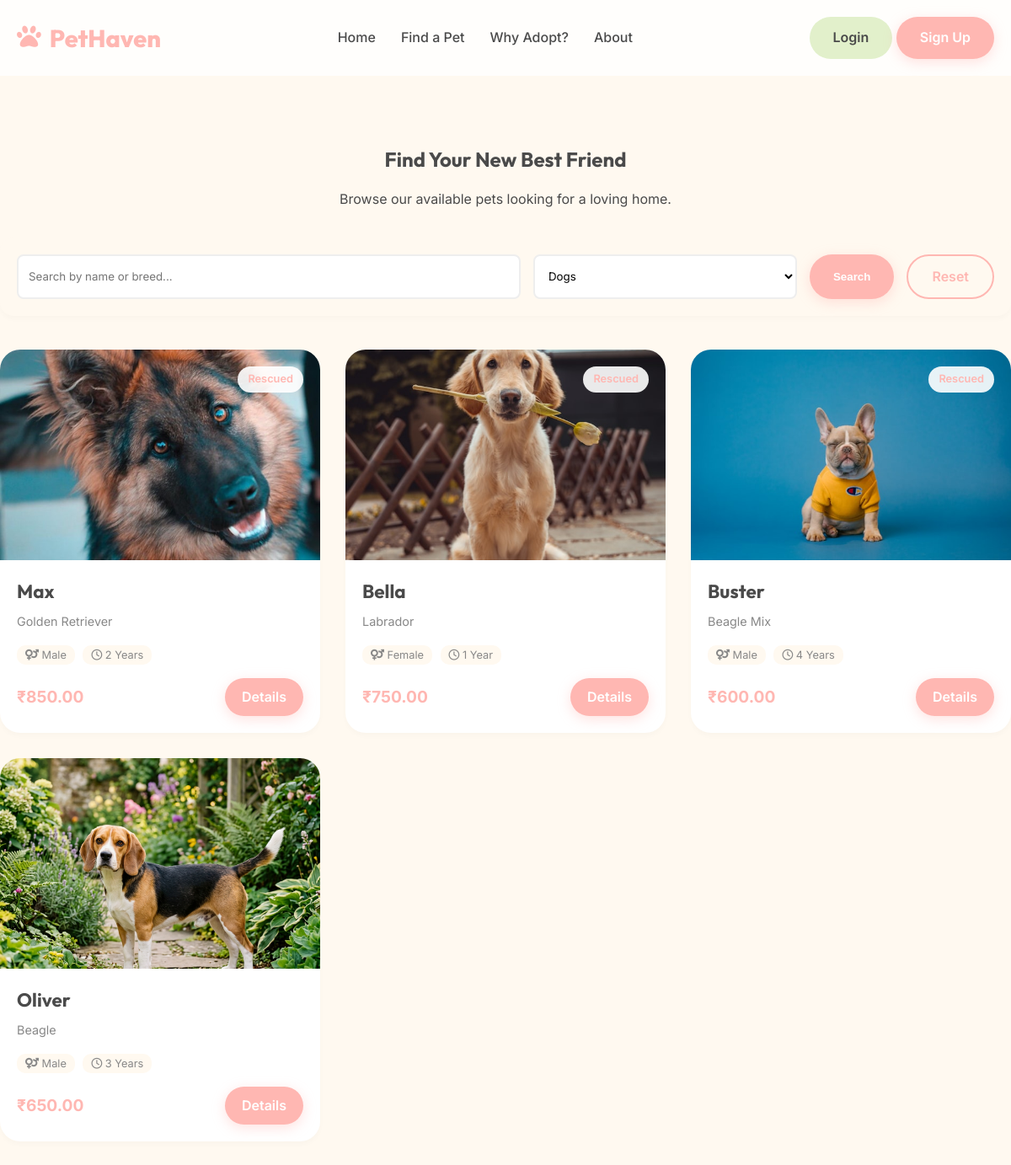
The page /index.php?section=find-pet&category=Dogs on the database its author committed.
### tables this page shows
CREATE TABLE IF NOT EXISTS pets (
    name VARCHAR(100) PRIMARY KEY,
    category_name VARCHAR(50),
    breed VARCHAR(100),
    age VARCHAR(20),
    gender ENUM('Male', 'Female'),
    color VARCHAR(50),
    price DECIMAL(10, 2) DEFAULT 0.00,
    description TEXT,
    behavior TEXT,
    care_pattern TEXT,
    is_rescued BOOLEAN DEFAULT FALSE,
    image VARCHAR(255),
    status ENUM('available', 'adopted') DEFAULT 'available',
    created_at TIMESTAMP DEFAULT CURRENT_TIMESTAMP,
    FOREIGN KEY (category_name) REFERENCES categories(name)
);

### index.php (the view, shortened to what this page needs)
<?php
require_once 'includes/db.php';
require_once 'includes/header.php';
$section = isset($_GET['section']) ? $_GET['section'] : 'home';
if ($section === 'home'): ?>
    <header class="hero">
        <div class="container hero-grid">
            <div class="hero-content">
                <h1>Find a loving home, <br> <span style="color: var(--color-primary);">Adopt a loving soul.</span></h1>
                <p>Join our mission to provide every pet with the love and care they deserve. Your new best friend is just a click away.</p>
                <div style="display: flex; gap: 15px;">
                    <a href="index.php?section=find-pet" class="btn btn-primary">Find a Pet</a>
                    <a href="index.php?section=why-adopt" class="btn btn-outline">Why Adopt?</a>
                </div>
            </div>
            <div class="hero-image">
                <img src="assets/images/pet_max.jpg" alt="Happy Dog" style="width: 100%; height: 400px; object-fit: cover; border-radius: var(--radius-lg); box-shadow: var(--shadow-lg);">
            </div>
        </div>
    </header>
    <section class="section-padding container" id="categories">
        <div class="text-center mb-4">
            <h2 class="mb-2">Find Your Perfect Companion</h2>
            <p>Select a pet type to see who's available.</p>
        </div>
        <div class="categories-grid">
            <?php
            $cats = $pdo->query("SELECT * FROM categories")->fetchAll();
            foreach($cats as $cat):
                $iconClass = 'fa-paw';
                if(strtolower($cat['name']) == 'dogs') $iconClass = 'fa-dog';
                if(strtolower($cat['name']) == 'cats') $iconClass = 'fa-cat';
                if(strtolower($cat['name']) == 'birds') $iconClass = 'fa-dove';
                if(strtolower($cat['name']) == 'rabbits') $iconClass = 'fa-carrot';
            ?>
                <a href="index.php?section=find-pet&category=<?php echo urlencode($cat['name']); ?>" style="text-decoration: none; color: inherit;">
                    <div class="category-card">
                        <i class="fa-solid <?php echo $iconClass; ?> category-icon" style="color: var(--color-primary);"></i>
                        <h3><?php echo htmlspecialchars($cat['name']); ?></h3>
                    </div>
                </a>
            <?php endforeach; ?>
        </div>
    </section>
    <section class="section-padding" style="background: white;">
        <div class="container hero-grid" style="grid-template-columns: 1fr 1.2fr;">
            <div style="background: var(--color-warm-bg); padding: 40px; border-radius: var(--radius-lg);">
                <h2 class="mb-2">Why Choose PetHaven?</h2>
                <p class="mb-4">We are more than just a shelter; we are a community dedicated to animal welfare.</p>
                <div style="display: grid; gap: 20px;">
                    <div style="display: flex; gap: 15px; align-items: flex-start;">
                        <i class="fa-solid fa-heart-pulse fa-2x" style="color: var(--color-primary);"></i>
                        <div>
                            <h4>Health Guaranteed</h4>
                            <p style="font-size: 0.9rem; color: var(--color-text-light);">All our pets undergo thorough health checks and vaccinations before adoption.</p>
                        </div>
                    </div>
                    <div style="display: flex; gap: 15px; align-items: flex-start;">
                        <i class="fa-solid fa-hand-holding-heart fa-2x" style="color: var(--color-primary);"></i>
                        <div>
                            <h4>Support Team</h4>
                            <p style="font-size: 0.9rem; color: var(--color-text-light);">We provide 24/7 post-adoption support to help you and your pet settle in.</p>
                        </div>
                    </div>
                    <div style="display: flex; gap: 15px; align-items: flex-start;">
                        <i class="fa-solid fa-shield-cat fa-2x" style="color: var(--color-primary);"></i>
                        <div>
                            <h4>Safe Process</h4>
                            <p style="font-size: 0.9rem; color: var(--color-text-light);">Our adoption legalities are transparent and designed for the pet's safety.</p>
                        </div>
                    </div>
                </div>
            </div>
            <div style="padding-left: 40px;">
                <img src="assets/images/cat_cats.jpg" style="width: 100%; border-radius: var(--radius-lg); box-shadow: var(--shadow-soft);">
            </div>
        </div>
    </section>
<?php
elseif ($section === 'find-pet'): ?>
    <section class="section-padding container">
        <div class="text-center mb-4">
            <h2 class="mb-2">Find Your New Best Friend</h2>
            <p>Browse our available pets looking for a loving home.</p>
        </div>
        <?php
        $where = "p.status = 'available'";
        $params = [];
        if(isset($_GET['category']) && !empty($_GET['category'])) {
            $where .= " AND p.category_name = ?";
            $params[] = $_GET['category'];
        }
        $sql = "SELECT p.*, c.name as category_name FROM pets p LEFT JOIN categories c ON p.category_name = c.name WHERE $where ORDER BY p.created_at DESC";
        $stmt = $pdo->prepare($sql);
        $stmt->execute($params);
        $all_pets = $stmt->fetchAll(PDO::FETCH_ASSOC);
        ?>
        <div style="background: var(--color-warm-bg); padding: 20px; border-radius: var(--radius-md); box-shadow: var(--shadow-card); margin-bottom: 40px;">
            <form method="GET" action="index.php" style="display: flex; gap: 15px; flex-wrap: wrap;">
                <input type="text" name="search" placeholder="Search by name or breed..." class="form-control" style="flex: 2; background: white;" value="<?php echo htmlspecialchars($_GET['search'] ?? ''); ?>">
                <select name="category" class="form-control" style="flex: 1; background: white;" onchange="this.form.submit()">
                    <?php
                    $cats = $pdo->query("SELECT * FROM categories")->fetchAll();
                    foreach($cats as $c) {
                        $selected = (isset($_GET['category']) && $_GET['category'] == $c['name']) ? 'selected' : '';
                        echo "<option value='{$c['name']}' $selected>{$c['name']}</option>";
                    }
                    ?>
                </select>
                <button type="submit" class="btn btn-primary">Search</button>
                <a href="index.php?section=find-pet" class="btn btn-outline" style="text-decoration: none; display: flex; align-items: center;">Reset</a>
            </form>
        </div>
        <?php if(count($all_pets) > 0): ?>
            <div class="pets-grid">
                <?php foreach($all_pets as $pet): ?>
                <div class="pet-card">
                    <?php if($pet['is_rescued']): ?>
                        <span class="pet-badge">Rescued</span>
                    <?php endif; ?>
                    <div class="pet-image">
                        <img src="<?php echo $pet['image']; ?>" alt="<?php echo $pet['name']; ?>" style="width: 100%; height: 250px; object-fit: cover;">
                    </div>
                    <div class="pet-info">
                        <h3 class="pet-name"><?php echo htmlspecialchars($pet['name']); ?></h3>
                        <p class="pet-breed"><?php echo htmlspecialchars($pet['breed']); ?></p>
                        <div style="margin-bottom: 15px;">
                            <span class="tag"><i class="fa-solid fa-venus-mars"></i> <?php echo $pet['gender']; ?></span>
                            <span class="tag"><i class="fa-regular fa-clock"></i> <?php echo $pet['age']; ?></span>
                        </div>
                        <div style="display: flex; justify-content: space-between; align-items: center;">
                            <span style="font-weight: 700; color: var(--color-primary); font-size: 1.2rem;">
                                <?php echo $pet['price'] > 0 ? '₹'.number_format($pet['price'], 2) : 'Free Adoption'; ?>
                            </span>
                            <a href="pet_details.php?name=<?php echo urlencode($pet['name']); ?>" class="btn btn-primary" style="padding: 10px 20px;">Details</a>
                        </div>
                    </div>
                </div>
                <?php endforeach; ?>
            </div>
        <?php else: ?>
            <div class="text-center section-padding">
                <i class="fa-solid fa-magnifying-glass fa-3x mb-3" style="color: #ddd;"></i>
                <h3>No pets found</h3>
                <p>Try searching for something else or browse all categories.</p>
                <a href="index.php?section=find-pet" class="btn btn-primary mt-3">Reset Search</a>
            </div>
        <?php endif; ?>
    </section>
<?php
elseif ($section === 'why-adopt'): ?>
<section class="section-padding" id="why-adopt" style="min-height: 80vh; display: flex; align-items: center;">
    <div class="container">
        <div class="hero-grid">
            <div style="order: 2;">
                <h2 class="mb-4">Why Adopt a Pet?</h2>
                <div style="margin-bottom: 30px;">
                    <h4 style="color: var(--color-primary); margin-bottom: 10px;"><i class="fa-solid fa-heart"></i> Save a Life</h4>
                    <p>When you adopt, you save a loving animal by making them part of your family and open up shelter space for another animal who might need it.</p>
                </div>
                <div style="margin-bottom: 30px;">
                     <h4 style="color: var(--color-primary); margin-bottom: 10px;"><i class="fa-solid fa-hand-holding-heart"></i> Unconditional Love</h4>
                    <p>Rescued pets are often the most grateful and loyal companions. They seem to know you saved them.</p>
                </div>
                <div>
                     <h4 style="color: var(--color-primary); margin-bottom: 10px;"><i class="fa-solid fa-ban"></i> Stop Puppy Mills</h4>
                    <p>Adoption is a way to fight against cruel breeding facilities. Be part of the solution, not the problem.</p>
                </div>
                <div class="mt-4">
                    <a href="index.php?section=find-pet" class="btn btn-primary">Browse available pets</a>
                </div>
            </div>
            <div style="order: 1;">
                 <img src="https://images.unsplash.com/photo-1570018144715-43110363d70a?auto=format&fit=crop&w=800&q=80" alt="Dog Paw" style="width: 100%; height: 500px; object-fit: cover; border-radius: var(--radius-lg); box-shadow: var(--shadow-lg);">
            </div>
        </div>
    </div>
</section>
<?php elseif ($section === 'about'): ?>
<section class="section-padding" id="about" style="min-height: 80vh; display: flex; align-items: center; background-color: var(--color-light);">
    <div class="container">
        <div class="hero-grid">
            <div class="hero-image">
                <img src="https://images.unsplash.com/photo-1599443015574-be5fe8a05783?auto=format&fit=crop&w=800&q=80" alt="Pet Shelter" style="width: 100%; height: 500px; object-fit: cover; border-radius: var(--radius-lg); box-shadow: var(--shadow-lg);">
            </div>
            <div class="hero-content">
                <h2 class="mb-4">About PetHaven Shelter</h2>
                <p class="mb-3">Founded in 2026, PetHaven has been dedicated to rescuing, rehabilitating, and rehoming abandoned and neglected animals. We believe every soul deserves a second chance at happiness.</p>
                <p class="mb-4">Our team of dedicated volunteers works tirelessly to ensure that every pet receives medical care, love, and training before finding their forever families. We are more than just a shelter; we are a community of animal lovers.</p>
                <ul style="list-style: none; padding: 0; margin-bottom: 30px;">
                    <li style="margin-bottom: 10px;"><i class="fa-solid fa-check" style="color: var(--color-primary); margin-right: 10px;"></i> Over 500+ successful adoptions</li>
                    <li style="margin-bottom: 10px;"><i class="fa-solid fa-check" style="color: var(--color-primary); margin-right: 10px;"></i> 100% No-kill policy</li>
                    <li style="margin-bottom: 10px;"><i class="fa-solid fa-check" style="color: var(--color-primary); margin-right: 10px;"></i> Post-adoption support</li>
                </ul>
                <a href="register.php" class="btn btn-primary">Join our community</a>
            </div>
        </div>
    </div>
</section>
<?php endif; ?>
<?php require_once 'includes/footer.php'; ?>

### style.css (style rules this page uses)
:root { --color-primary: #FFB7B2; --color-secondary: #E2F0CB; --color-accent: #C7CEEA; --color-warm-bg: #FFF9F0; --color-text-main: #4A4A4A; --color-text-light: #888888; --color-white: #ffffff; --color-danger: #FF9AA2; --color-success: #B5EAD7; --font-heading: 'Outfit', sans-serif; --font-body: 'Inter', sans-serif; --shadow-soft: 0 10px 30px rgba(0, 0, 0, 0.05); --shadow-card: 0 4px 6px rgba(0, 0, 0, 0.02); --radius-lg: 24px; --radius-md: 16px; --radius-sm: 8px; }
* { margin: 0; padding: 0; box-sizing: border-box; }
body { font-family: var(--font-body); background-color: var(--color-warm-bg); color: var(--color-text-main); line-height: 1.6; overflow-x: hidden; }
h1, h2, h3, h4, h5, h6 { font-family: var(--font-heading); font-weight: 700; color: var(--color-text-main); }
a { text-decoration: none; color: inherit; transition: all 0.3s ease; }
.container { max-width: 1200px; margin: 0 auto; padding: 0 20px; }
.btn { display: inline-block; padding: 12px 28px; border-radius: 50px; font-weight: 600; cursor: pointer; border: none; transition: transform 0.2s ease, box-shadow 0.2s ease; }
.btn-primary { background-color: var(--color-primary); color: var(--color-white); box-shadow: 0 4px 15px rgba(255, 183, 178, 0.4); }
.btn-outline { border: 2px solid var(--color-primary); color: var(--color-primary); background: transparent; }
.section-padding { padding: 80px 0; }
.text-center { text-align: center; }
.mb-4 { margin-bottom: 2rem; }
.mb-2 { margin-bottom: 1rem; }
.pets-grid { display: grid; grid-template-columns: repeat(auto-fill, minmax(280px, 1fr)); gap: 30px; margin-top: 40px; }
.pet-card { background: var(--color-white); border-radius: var(--radius-lg); overflow: hidden; box-shadow: var(--shadow-card); transition: all 0.3s ease; position: relative; }
.pet-image { height: 250px; width: 100%; object-fit: cover; }
.pet-info { padding: 20px; }
.pet-name { font-size: 1.4rem; color: var(--color-text-main); margin-bottom: 5px; }
.pet-breed { color: var(--color-text-light); font-size: 0.9rem; margin-bottom: 15px; }
.pet-badge { position: absolute; top: 20px; right: 20px; background: rgba(255, 255, 255, 0.9); padding: 5px 12px; border-radius: 20px; font-size: 0.8rem; font-weight: 600; color: var(--color-primary); }
.tag { background: var(--color-warm-bg); padding: 4px 10px; border-radius: 10px; font-size: 0.8rem; margin-right: 5px; color: var(--color-text-light); }
.form-control { width: 100%; padding: 12px; border: 2px solid #eee; border-radius: var(--radius-sm); font-family: var(--font-body); transition: border-color 0.3s; }

### rows shown on the page
pets: is_rescued "Rescued", image (picture), name "Max", breed "Golden Retriever", gender "Male", age "2 Years", price "850.00"
pets: is_rescued "Rescued", image (picture), name "Bella", breed "Labrador", gender "Female", age "1 Year", price "750.00"
pets: is_rescued "Rescued", image (picture), name "Buster", breed "Beagle Mix", gender "Male", age "4 Years", price "600.00"
pets: image (picture), name "Oliver", breed "Beagle", gender "Male", age "3 Years", price "650.00"

### other values the page prints
form field category "Dogs"
